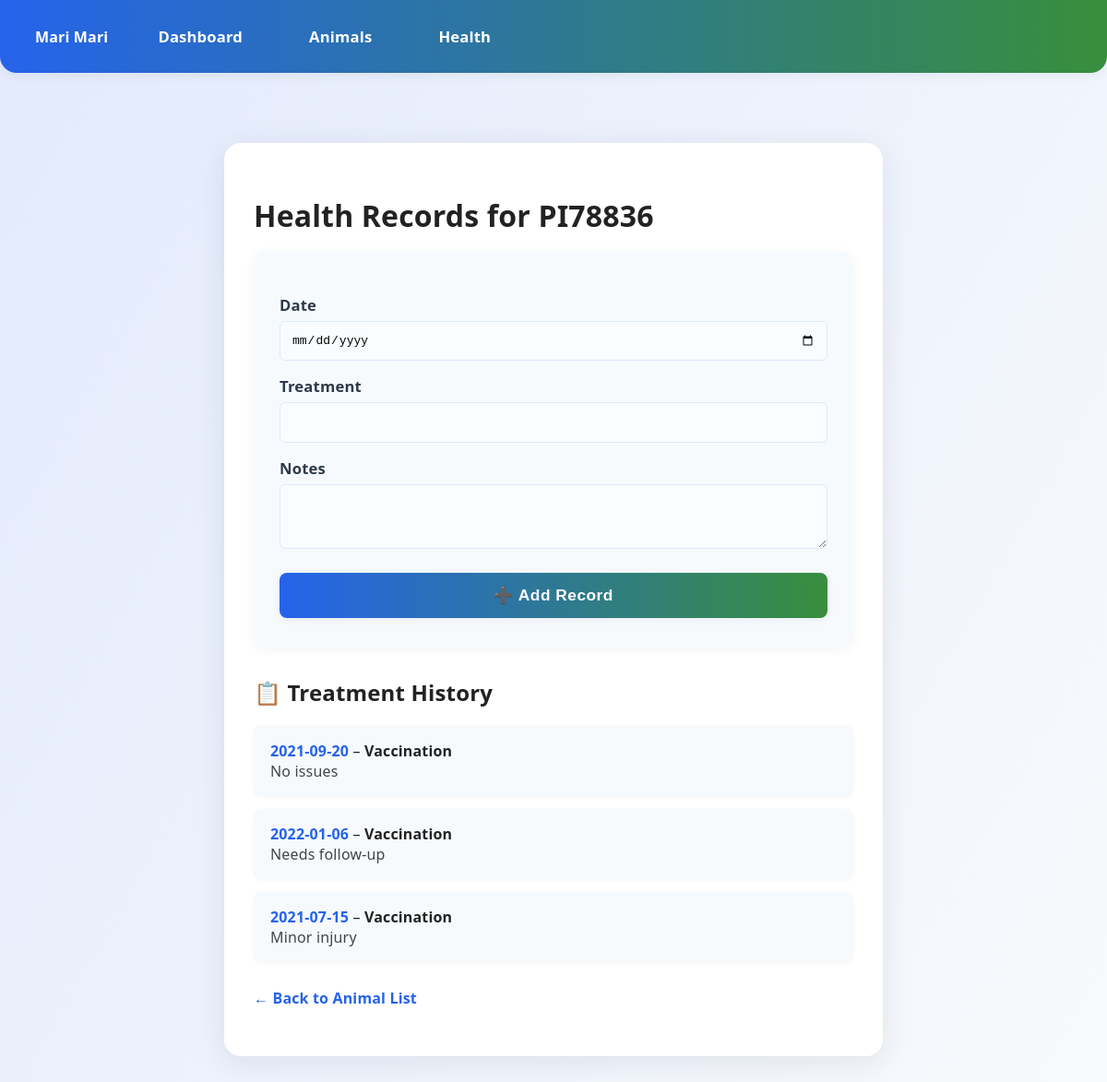
Screenshot of /animals/171/health with the database file from the repository.
### models/settings.py (models this page shows)
class AppSettings(db.Model):
    __tablename__ = "app_settings"
    id = db.Column(db.Integer, primary_key=True)
    farm_name = db.Column(db.String(128), default="My Farm")

### models/animal.py (models this page shows)
class Animal(db.Model):
    __tablename__ = 'animal'
    id = db.Column(db.Integer, primary_key=True)
    tag_number = db.Column(db.String(50), unique=True, nullable=False)
    species = db.Column(db.String(50))
    breed = db.Column(db.String(50))
    sex = db.Column(db.String(10))
    date_of_birth = db.Column(db.Date)
    status = db.Column(db.String(20))

### models/health_record.py (models this page shows)
class HealthRecord(db.Model):
    id = db.Column(db.Integer, primary_key=True)
    animal_id = db.Column(db.Integer, db.ForeignKey('animal.id'), nullable=False)
    date = db.Column(db.Date, default=datetime.utcnow)
    treatment = db.Column(db.String(100))
    notes = db.Column(db.Text)
    animal = db.relationship(Animal, backref='health_records')

### app.py (the view, shortened to what this page needs)
@app.route("/animals/<int:animal_id>/health", methods=["GET", "POST"])
def animal_health(animal_id):
    animal = Animal.query.get_or_404(animal_id)
    return render_template("animal_health.html", animal=animal, settings=get_settings())

### app.py (called while the page is built)
@app.before_request
def create_tables():
    try:
        if not AppSettings.query.first():
            default_settings = AppSettings(farm_name="My Farm")
            db.session.add(default_settings)
            db.session.commit()
        admin_user = User.query.filter_by(username="admin").first()
        if not admin_user:
            admin = User(username="admin", email="admin@example.com", role="admin")
            admin.set_password("pass123")
            db.session.add(admin)
            db.session.commit()
            print("[DEBUG] Admin user created with username 'admin' and password 'pass123'. Hash:", admin.password_hash)
        else:
            print(f"[DEBUG] Admin user already exists. Username: {admin_user.username}, Hash: {admin_user.password_hash}")
    except Exception as e:
        print(f"[DEBUG] Exception in create_tables: {e}")
        pass

@app.before_request
def load_logged_in_user():
    user_id = session.get("user_id")
    g.current_user = db.session.get(User,user_id) if user_id else None

def get_settings():
    try:
        return AppSettings.query.first()
    except Exception:
        return None

@app.context_processor
def inject_globals():
    return dict(settings=get_settings(), get_flashed_messages=get_flashed_messages)

### templates/animal_health.html (shortened to what this page needs)
{% extends "base.html" %}
{% block content %}
  <div class="container">
    <h1 style="margin-bottom: 18px;">Health Records for {{ animal.tag_number }}</h1>
    <form method="POST" class="form-card">
        <label>Date</label>
        <input name="date" type="date" required>
        <label>Treatment</label>
        <input name="treatment" required>
        <label>Notes</label>
        <textarea name="notes"></textarea>
        <button type="submit">➕ Add Record</button>
    </form>
    <h2 style="margin-top: 32px;">📋 Treatment History</h2>
    <ul style="list-style: none; padding: 0; margin: 0;">
        {% for record in animal.health_records %}
        <li style="background: #f7fafd; border-radius: 8px; margin-bottom: 14px; padding: 16px 18px; box-shadow: 0 1px 4px rgba(44,62,80,0.05);">
            <strong style="color:#2563eb;">{{ record.date }}</strong> – <span style="font-weight:600;">{{ record.treatment }}</span><br>
            <span style="color:#444;">{{ record.notes }}</span>
        </li>
        {% else %}
        <p>No health records yet.</p>
        {% endfor %}
    </ul>
    <p style="margin-top: 28px;"><a class="nav-link" href="/animals">← Back to Animal List</a></p>
  </div>
{% endblock %}

### templates/base.html (shortened to what this page needs)
<!DOCTYPE html>
<html>
<head>
  <link rel="stylesheet" href="/static/style.css">
</head>
<body>
  <div class="navbar">
    <div class="nav-left">
      <span style="font-weight:700; color:#fff; margin-right:18px;">
        {{ (settings.farm_name if settings is defined else "Farm Manager") }}
      </span>
      <a href="/dashboard">Dashboard</a>
      <a href="/animals">Animals</a>
      <a href="/health-records">Health</a>
    </div>
  </div>
  <div class="content">
    {% block content %}{% endblock %}
  </div>
</body>
</html>

### static/style.css (style rules this page uses)
body { min-height: 100vh; font-family: 'Segoe UI', 'Roboto', Arial, sans-serif; background: linear-gradient(120deg, #e3eafc 0%, #f8fafc 100%); margin: 0; padding: 0; color: #222; letter-spacing: 0.01em; }
.container { max-width: 650px; margin: 48px auto; padding: 36px 32px; background: #fff; box-shadow: 0 6px 32px rgba(44,62,80,0.10); border-radius: 18px; }
.form-card { display: flex; flex-direction: column; background: #f7fafd; border-radius: 12px; padding: 32px 28px; box-shadow: 0 2px 12px rgba(44,62,80,0.06); }
label { margin: 14px 0 6px; color: #2d3a4a; font-weight: 600; font-size: 1.04em; letter-spacing: 0.01em; }
input, select, textarea { padding: 12px; font-size: 1em; border: 1.5px solid #dbeafe; border-radius: 6px; background: #fafdff; margin-bottom: 2px; transition: border 0.2s; outline: none; box-sizing: border-box; }
textarea { min-height: 70px; resize: vertical; }
button { margin-top: 24px; padding: 14px 0; background: linear-gradient(90deg, #2563eb 0%, #388e3c 100%); color: white; font-weight: 700; font-size: 1.08em; border: none; border-radius: 8px; cursor: pointer; box-shadow: 0 2px 8px rgba(44,62,80,0.07); transition: background 0.2s, box-shadow 0.2s; letter-spacing: 0.03em; }
a.nav-link { color: #2563eb; text-decoration: none; font-weight: 600; transition: color 0.18s; }
.navbar { display: flex; justify-content: space-between; align-items: center; background: linear-gradient(90deg, #2563eb 0%, #388e3c 100%); padding: 18px 38px; border-radius: 0 0 18px 18px; box-shadow: 0 2px 12px rgba(44,62,80,0.07); }
.navbar a { color: #fff; text-decoration: none; font-weight: 700; margin: 0 14px; padding: 10px 22px; border-radius: 8px; transition: background 0.2s, color 0.2s; font-size: 1.04em; letter-spacing: 0.01em; }
.nav-left, .nav-right { display: flex; align-items: center; }
.content { padding: 28px 0; max-width: 900px; margin: 0 auto; }

### templates/base.html (style rules this page uses)
body { background: linear-gradient(120deg, #e3eafc 0%, #f8fafc 100%); min-height: 100vh; }
.content { max-width: 900px; margin: 0 auto; padding: 28px 0; }

### rows the page displays
AppSettings: farm_name "Mari Mari"
Animal: tag_number "PI78836"
HealthRecord: date "2021-09-20", treatment "Vaccination", notes "No issues"
HealthRecord: date "2022-01-06", treatment "Vaccination", notes "Needs follow-up"
HealthRecord: date "2021-07-15", treatment "Vaccination", notes "Minor injury"
